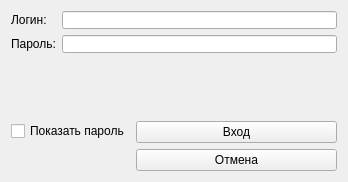
<?xml version="1.0" encoding="UTF-8"?>
<ui version="4.0">
 <class>LoginDialog</class>
 <widget class="QWidget" name="LoginDialog">
  <property name="geometry">
   <rect>
    <x>0</x>
    <y>0</y>
    <width>348</width>
    <height>182</height>
   </rect>
  </property>
  <property name="sizePolicy">
   <sizepolicy hsizetype="Preferred" vsizetype="Preferred">
    <horstretch>0</horstretch>
    <verstretch>0</verstretch>
   </sizepolicy>
  </property>
  <property name="windowTitle">
   <string>Вход</string>
  </property>
  <layout class="QFormLayout" name="formLayout">
   <item row="0" column="0" colspan="2">
    <layout class="QGridLayout" name="gridLayout">
     <item row="0" column="0">
      <widget class="QLabel" name="label">
       <property name="text">
        <string>Логин:</string>
       </property>
      </widget>
     </item>
     <item row="1" column="0">
      <widget class="QLabel" name="label_2">
       <property name="sizePolicy">
        <sizepolicy hsizetype="Preferred" vsizetype="Maximum">
         <horstretch>0</horstretch>
         <verstretch>0</verstretch>
        </sizepolicy>
       </property>
       <property name="text">
        <string>Пароль:</string>
       </property>
      </widget>
     </item>
     <item row="1" column="1">
      <widget class="QLineEdit" name="passInp">
       <property name="sizePolicy">
        <sizepolicy hsizetype="Preferred" vsizetype="Preferred">
         <horstretch>0</horstretch>
         <verstretch>23</verstretch>
        </sizepolicy>
       </property>
       <property name="echoMode">
        <enum>QLineEdit::Password</enum>
       </property>
      </widget>
     </item>
     <item row="0" column="1">
      <widget class="QLineEdit" name="loginInp"/>
     </item>
    </layout>
   </item>
   <item row="2" column="0" colspan="2">
    <widget class="QLabel" name="label_3">
     <property name="text">
      <string/>
     </property>
    </widget>
   </item>
   <item row="4" column="0">
    <widget class="QCheckBox" name="checkBox">
     <property name="text">
      <string>Показать пароль</string>
     </property>
    </widget>
   </item>
   <item row="4" column="1">
    <widget class="QPushButton" name="okBtn">
     <property name="text">
      <string>Вход</string>
     </property>
    </widget>
   </item>
   <item row="5" column="1">
    <widget class="QPushButton" name="cancelBtn">
     <property name="text">
      <string>Отмена</string>
     </property>
    </widget>
   </item>
  </layout>
 </widget>
 <resources/>
 <connections/>
</ui>
